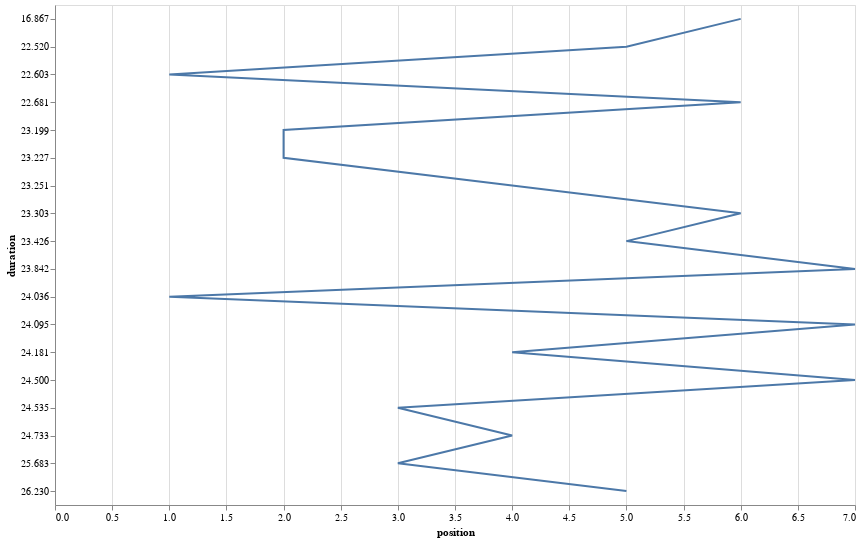

The cell this chart's notebook holds for it:
### Code cell
FastPitstopChart=alt.Chart(race841).mark_line().encode(
    x='position',
    y='duration',
    tooltip='surname'
    ).properties(
        width=800,
        height=500
    )
FastPitstopChart

### Figure 1 — Vega-Lite specification as saved in the notebook (floating-point values rounded to 4 significant figures)
{"config": {"view": {"continuousWidth": 400, "continuousHeight": 300}}, "data": {"name": "data-f1447cfc8ef7d5bd765eac9440aa2953"}, "mark": "line", "encoding": {"tooltip": {"field": "surname", "type": "nominal"}, "x": {"field": "position", "type": "quantitative"}, "y": {"field": "duration", "type": "nominal"}}, "height": 500, "width": 800, "$schema": "https://vega.github.io/schema/vega-lite/v4.17.0.json", "datasets": {"data-f1447cfc8ef7d5bd765eac9440aa2953": [{"driverId": 18, "position": 6, "stop": 1, "duration": "16.867", "forename": "Jenson", "surname": "Button"}, {"driverId": 17, "position": 5, "stop": 2, "duration": "22.520", "forename": "Mark", "surname": "Webber"}, {"driverId": 20, "position": 1, "stop": 1, "duration": "22.603", "forename": "Sebastian", "surname": "Vettel"}, {"driverId": 18, "position": 6, "stop": 3, "duration": "22.681", "forename": "Jenson", "surname": "Button"}, {"driverId": 1, "position": 2, "stop": 2, "duration": "23.199", "forename": "Lewis", "surname": "Hamilton"}, {"driverId": 1, "position": 2, "stop": 1, "duration": "23.227", "forename": "Lewis", "surname": "Hamilton"}, {"driverId": 4, "position": 4, "stop": 1, "duration": "23.251", "forename": "Fernando", "surname": "Alonso"}, {"driverId": 18, "position": 6, "stop": 2, "duration": "23.303", "forename": "Jenson", "surname": "Button"}, {"driverId": 17, "position": 5, "stop": 1, "duration": "23.426", "forename": "Mark", "surname": "Webber"}, {"driverId": 13, "position": 7, "stop": 1, "duration": "23.842", "forename": "Felipe", "surname": "Massa"}, {"driverId": 20, "position": 1, "stop": 2, "duration": "24.036", "forename": "Sebastian", "surname": "Vettel"}, {"driverId": 13, "position": 7, "stop": 3, "duration": "24.095", "forename": "Felipe", "surname": "Massa"}, {"driverId": 4, "position": 4, "stop": 3, "duration": "24.181", "forename": "Fernando", "surname": "Alonso"}, {"driverId": 13, "position": 7, "stop": 2, "duration": "24.500", "forename": "Felipe", "surname": "Massa"}, {"driverId": 808, "position": 3, "stop": 1, "duration": "24.535", "forename": "Vitaly", "surname": "Petrov"}, {"driverId": 4, "position": 4, "stop": 2, "duration": "24.733", "forename": "Fernando", "surname": "Alonso"}, {"driverId": 808, "position": 3, "stop": 2, "duration": "25.683", "forename": "Vitaly", "surname": "Petrov"}, {"driverId": 17, "position": 5, "stop": 3, "duration": "26.230", "forename": "Mark", "surname": "Webber"}]}}
